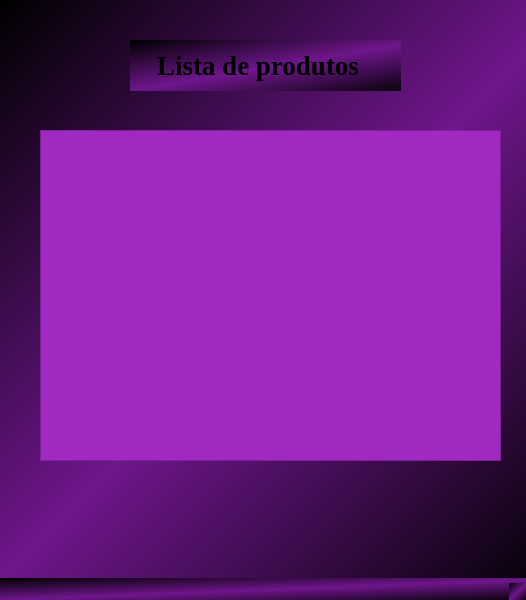
<?xml version="1.0" encoding="UTF-8"?>
<ui version="4.0">
 <class>MainWindow</class>
 <widget class="QMainWindow" name="MainWindow">
  <property name="geometry">
   <rect>
    <x>0</x>
    <y>0</y>
    <width>526</width>
    <height>600</height>
   </rect>
  </property>
  <property name="windowTitle">
   <string>MainWindow</string>
  </property>
  <property name="styleSheet">
   <string notr="true">background-color: qlineargradient(spread:reflect, x1:0, y1:0, x2:0.5, y2:0.545455, stop:0 rgba(0, 0, 0, 255), stop:1 rgba(110, 22, 139, 255));</string>
  </property>
  <widget class="QWidget" name="centralwidget">
   <widget class="QLabel" name="label">
    <property name="geometry">
     <rect>
      <x>130</x>
      <y>40</y>
      <width>271</width>
      <height>51</height>
     </rect>
    </property>
    <property name="font">
     <font>
      <family>Times New Roman</family>
      <pointsize>20</pointsize>
      <weight>75</weight>
      <bold>true</bold>
     </font>
    </property>
    <property name="text">
     <string>    Lista de produtos</string>
    </property>
   </widget>
   <widget class="QTableWidget" name="tableWidget">
    <property name="geometry">
     <rect>
      <x>40</x>
      <y>130</y>
      <width>461</width>
      <height>331</height>
     </rect>
    </property>
    <property name="font">
     <font>
      <pointsize>13</pointsize>
      <weight>75</weight>
      <bold>true</bold>
     </font>
    </property>
    <property name="styleSheet">
     <string notr="true">background-color: rgb(160, 42, 193);</string>
    </property>
   </widget>
  </widget>
  <widget class="QMenuBar" name="menubar">
   <property name="geometry">
    <rect>
     <x>0</x>
     <y>0</y>
     <width>526</width>
     <height>21</height>
    </rect>
   </property>
  </widget>
  <widget class="QStatusBar" name="statusbar"/>
 </widget>
 <resources/>
 <connections/>
</ui>
